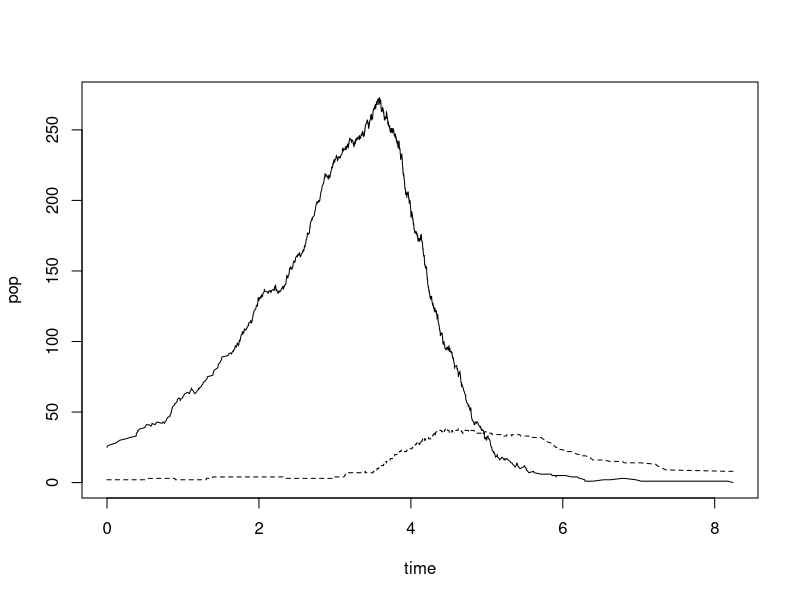
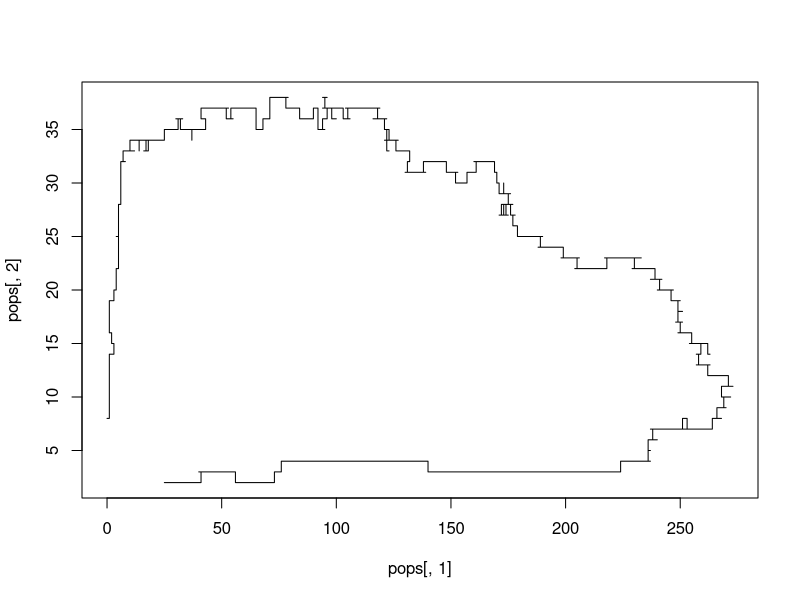

Write the R code that produced these figures, in order.
# This is a function that will simulate according to the Luria-Delbruck model (as well as more general, related models)

# birth_prey <- 0.1
# birth_pred <- 0.1
# 
# death_prey <- 0.1
# death_pred <- 0.1

beta_ratio <- 0.1
beta_1 <- 0.1

pops <- matrix(nrow=1,ncol=3)
pops[1,] <- c(25,2,0)

current <- pops[1,]

simT <- 1000

t_ <- 0

while (t_ < simT) {
  
  
  H_up_P_static   <- current[1]
  H_down_P_static <- (beta_1-beta_1*beta_ratio)*prod(current[1:2]) 
  H_down_P_up     <- beta_1*beta_ratio*prod(current[1:2])
  H_static_P_down <- 0.5*current[2]
  
  wt <- rexp(1,H_up_P_static+H_down_P_static+H_down_P_up+H_static_P_down)
  
  type <- sample(1:4,1,prob=c(H_up_P_static,H_down_P_static,H_down_P_up,H_static_P_down))
  
  if ( type == 1) {
    current[1] <- current[1] + 1
  } else if ( type == 2) {
    current[1] <- current[1] - 1
  } else if ( type == 3) {
    current[2] <- current[2] + 1
  } else if ( type == 4) {
    current[2] <- current[2] - 1
  }
  
  t_ <- t_ + wt
  
  current[3] <- t_
  
  pops <- rbind(pops,current)
  
  if ( prod(current[1:2]) == 0 ) {
    break
  }
  
}



plot(pops[,3],pops[,1],xlab="time",ylab="pop",type="l",ylim=c(0,max(pops[,-3])))
lines(pops[,3],pops[,2],xlab="time",ylab="pop",type="l",lty=2)


plot(pops[,1],pops[,2],type="l")


predPreyTimeseriesLnL <- function(pred,prey,times,TPM) {
  
}


